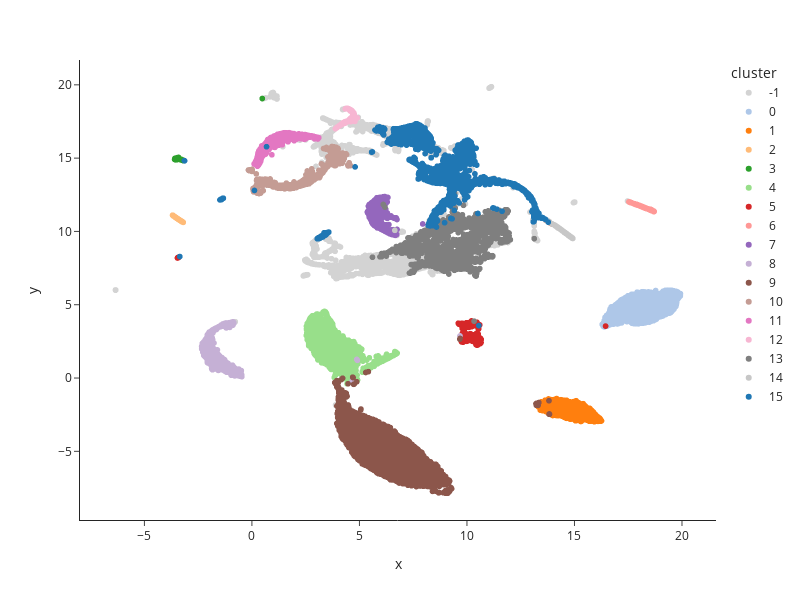

Notebook cell for this chart:
### Code cell
fig = px.scatter(
    emb_df,
    x="x",
    y="y",
    color="cluster",
    color_discrete_sequence=sns.color_palette(
        "tab20", n_colors=clusterer.labels_.max() + 1
    ).as_hex(),
    width=800,
    height=600,
    template="simple_white",
    color_discrete_map={-1: "lightgray"},
)
# fig.update_traces(
#     marker=dict(
#         line=dict(
#             width=emb_df["cluster"].map(lambda x: 0 if x == -1 else 0.5).values,
#             color="white",
#         )
#     )
# )
fig.show()

### Figure 1 — Plotly figure (JSON) as saved in the notebook; plotly's stock layout.template omitted (floating-point values rounded to 4 significant figures; data arrays with more than 128 entries replaced by an {"elided": "..."} marker saying what was removed)
{"data": [{"hovertemplate": "cluster=-1<br>x=%{x}<br>y=%{y}<extra></extra>", "legendgroup": "-1", "marker": {"color": "lightgray", "symbol": "circle"}, "mode": "markers", "name": "-1", "showlegend": true, "type": "scattergl", "x": {"elided": "2848 float values"}, "xaxis": "x", "y": {"elided": "2848 float values"}, "yaxis": "y"}, {"hovertemplate": "cluster=0<br>x=%{x}<br>y=%{y}<extra></extra>", "legendgroup": "0", "marker": {"color": "#aec7e8", "symbol": "circle"}, "mode": "markers", "name": "0", "showlegend": true, "type": "scattergl", "x": {"elided": "3260 float values"}, "xaxis": "x", "y": {"elided": "3260 float values"}, "yaxis": "y"}, {"hovertemplate": "cluster=1<br>x=%{x}<br>y=%{y}<extra></extra>", "legendgroup": "1", "marker": {"color": "#ff7f0e", "symbol": "circle"}, "mode": "markers", "name": "1", "showlegend": true, "type": "scattergl", "x": {"elided": "2254 float values"}, "xaxis": "x", "y": {"elided": "2254 float values"}, "yaxis": "y"}, {"hovertemplate": "cluster=2<br>x=%{x}<br>y=%{y}<extra></extra>", "legendgroup": "2", "marker": {"color": "#ffbb78", "symbol": "circle"}, "mode": "markers", "name": "2", "showlegend": true, "type": "scattergl", "x": {"elided": "194 float values"}, "xaxis": "x", "y": {"elided": "194 float values"}, "yaxis": "y"}, {"hovertemplate": "cluster=3<br>x=%{x}<br>y=%{y}<extra></extra>", "legendgroup": "3", "marker": {"color": "#2ca02c", "symbol": "circle"}, "mode": "markers", "name": "3", "showlegend": true, "type": "scattergl", "x": [-3.596, -3.37, -3.232, 0.4812, -3.392, -3.372, -3.545, -3.429, -3.215, -3.212, -3.373, -3.519, -3.452, -3.457, -3.459, -3.285, -3.581, -3.295, -3.188, -3.27, -3.194, -3.251, -3.261, -3.205, -3.177, -3.215, -3.423, -3.531, -3.479, -3.552, -3.546, -3.234, -3.245, -3.278, -3.265, -3.223, -3.531, -3.433, -3.248, -3.455, -3.452, -3.242, -3.527, -3.241, -3.246, -3.428, -3.32, -3.538, -3.27, -3.455, -3.252, -3.378, -3.195, -3.478, -3.548, -3.249, -3.554, -3.585, -3.221, -3.388, -3.23, -3.246, -3.261, -3.528, -3.417, -3.252, -3.335, -3.563, -3.25, -3.412, -3.314, -3.531, -3.536, -3.185, -3.563, -3.226, -3.264, -3.447, -3.451, -3.535, -3.25, -3.311, -3.543, -3.439, -3.433, -3.214, -3.448, -3.558, -3.559, -3.286, -3.264, -3.206, -3.407, -3.212, -3.148, -3.513, -3.228, -3.443, -3.328, -3.239, -3.541, -3.413, -3.46, -3.563, -3.382, -3.248, -3.365, -3.482, -3.533, -3.221, -3.213, -3.433, -3.35, -3.568, -3.251, -3.412, -3.212, -3.547, -3.557, -3.561, -3.411, -3.212, -3.541, -3.198, -3.522, -3.271, -3.456], "xaxis": "x", "y": [14.91, 14.93, 14.86, 19.07, 14.94, 14.93, 14.92, 15.02, 14.85, 14.85, 14.94, 14.97, 15.01, 14.98, 14.99, 14.88, 14.98, 14.91, 14.85, 14.88, 14.84, 14.87, 14.89, 14.85, 14.83, 14.86, 15.01, 14.97, 15.03, 14.92, 14.9, 14.86, 14.87, 14.88, 14.88, 14.86, 14.97, 15.01, 14.87, 14.96, 14.97, 14.86, 14.97, 14.86, 14.87, 14.98, 14.91, 14.97, 14.88, 15.0, 14.87, 14.94, 14.84, 14.98, 14.9, 14.88, 14.93, 14.92, 14.86, 14.95, 14.85, 14.87, 14.9, 14.98, 14.98, 14.87, 14.9, 14.93, 14.87, 14.95, 14.89, 14.97, 14.96, 14.84, 14.93, 14.85, 14.87, 14.96, 14.97, 14.97, 14.87, 14.9, 14.96, 15.02, 14.98, 14.85, 14.97, 14.92, 14.9, 14.9, 14.88, 14.84, 14.95, 14.84, 14.81, 14.97, 14.86, 15.02, 14.91, 14.86, 14.88, 14.95, 15.0, 14.9, 14.95, 14.88, 14.93, 14.89, 14.98, 14.86, 14.85, 14.96, 14.92, 14.9, 14.87, 15.03, 14.86, 14.97, 14.91, 14.92, 15.05, 14.85, 14.93, 14.84, 14.97, 14.88, 15.02], "yaxis": "y"}, {"hovertemplate": "cluster=4<br>x=%{x}<br>y=%{y}<extra></extra>", "legendgroup": "4", "marker": {"color": "#98df8a", "symbol": "circle"}, "mode": "markers", "name": "4", "showlegend": true, "type": "scattergl", "x": {"elided": "4437 float values"}, "xaxis": "x", "y": {"elided": "4437 float values"}, "yaxis": "y"}, {"hovertemplate": "cluster=5<br>x=%{x}<br>y=%{y}<extra></extra>", "legendgroup": "5", "marker": {"color": "#d62728", "symbol": "circle"}, "mode": "markers", "name": "5", "showlegend": true, "type": "scattergl", "x": {"elided": "641 float values"}, "xaxis": "x", "y": {"elided": "641 float values"}, "yaxis": "y"}, {"hovertemplate": "cluster=6<br>x=%{x}<br>y=%{y}<extra></extra>", "legendgroup": "6", "marker": {"color": "#ff9896", "symbol": "circle"}, "mode": "markers", "name": "6", "showlegend": true, "type": "scattergl", "x": {"elided": "284 float values"}, "xaxis": "x", "y": {"elided": "284 float values"}, "yaxis": "y"}, {"hovertemplate": "cluster=7<br>x=%{x}<br>y=%{y}<extra></extra>", "legendgroup": "7", "marker": {"color": "#9467bd", "symbol": "circle"}, "mode": "markers", "name": "7", "showlegend": true, "type": "scattergl", "x": {"elided": "1356 float values"}, "xaxis": "x", "y": {"elided": "1356 float values"}, "yaxis": "y"}, {"hovertemplate": "cluster=8<br>x=%{x}<br>y=%{y}<extra></extra>", "legendgroup": "8", "marker": {"color": "#c5b0d5", "symbol": "circle"}, "mode": "markers", "name": "8", "showlegend": true, "type": "scattergl", "x": {"elided": "1494 float values"}, "xaxis": "x", "y": {"elided": "1494 float values"}, "yaxis": "y"}, {"hovertemplate": "cluster=9<br>x=%{x}<br>y=%{y}<extra></extra>", "legendgroup": "9", "marker": {"color": "#8c564b", "symbol": "circle"}, "mode": "markers", "name": "9", "showlegend": true, "type": "scattergl", "x": {"elided": "8339 float values"}, "xaxis": "x", "y": {"elided": "8339 float values"}, "yaxis": "y"}, {"hovertemplate": "cluster=10<br>x=%{x}<br>y=%{y}<extra></extra>", "legendgroup": "10", "marker": {"color": "#c49c94", "symbol": "circle"}, "mode": "markers", "name": "10", "showlegend": true, "type": "scattergl", "x": {"elided": "1503 float values"}, "xaxis": "x", "y": {"elided": "1503 float values"}, "yaxis": "y"}, {"hovertemplate": "cluster=11<br>x=%{x}<br>y=%{y}<extra></extra>", "legendgroup": "11", "marker": {"color": "#e377c2", "symbol": "circle"}, "mode": "markers", "name": "11", "showlegend": true, "type": "scattergl", "x": {"elided": "975 float values"}, "xaxis": "x", "y": {"elided": "975 float values"}, "yaxis": "y"}, {"hovertemplate": "cluster=12<br>x=%{x}<br>y=%{y}<extra></extra>", "legendgroup": "12", "marker": {"color": "#f7b6d2", "symbol": "circle"}, "mode": "markers", "name": "12", "showlegend": true, "type": "scattergl", "x": {"elided": "323 float values"}, "xaxis": "x", "y": {"elided": "323 float values"}, "yaxis": "y"}, {"hovertemplate": "cluster=13<br>x=%{x}<br>y=%{y}<extra></extra>", "legendgroup": "13", "marker": {"color": "#7f7f7f", "symbol": "circle"}, "mode": "markers", "name": "13", "showlegend": true, "type": "scattergl", "x": {"elided": "4527 float values"}, "xaxis": "x", "y": {"elided": "4527 float values"}, "yaxis": "y"}, {"hovertemplate": "cluster=14<br>x=%{x}<br>y=%{y}<extra></extra>", "legendgroup": "14", "marker": {"color": "#c7c7c7", "symbol": "circle"}, "mode": "markers", "name": "14", "showlegend": true, "type": "scattergl", "x": {"elided": "239 float values"}, "xaxis": "x", "y": {"elided": "239 float values"}, "yaxis": "y"}, {"hovertemplate": "cluster=15<br>x=%{x}<br>y=%{y}<extra></extra>", "legendgroup": "15", "marker": {"color": "#1f77b4", "symbol": "circle"}, "mode": "markers", "name": "15", "showlegend": true, "type": "scattergl", "x": {"elided": "4547 float values"}, "xaxis": "x", "y": {"elided": "4547 float values"}, "yaxis": "y"}], "layout": {"height": 600, "legend": {"title": {"text": "cluster"}, "tracegroupgap": 0}, "margin": {"t": 60}, "width": 800, "xaxis": {"anchor": "y", "domain": [0, 1], "title": {"text": "x"}}, "yaxis": {"anchor": "x", "domain": [0, 1], "title": {"text": "y"}}}}
